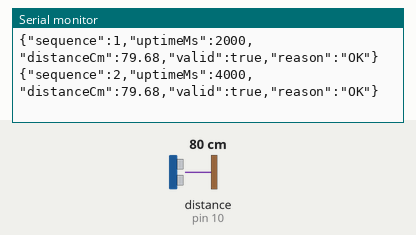
This sketch was run on a simulated Arduino Uno, built with avr-gcc and run on an emulated ATmega328P. Shown: the last lines printed to the serial monitor. Wiring (inferred from the names in the program): ultrasonic range finder: trigger pin 9; echo pin 10. Inputs (shaded band) come from the test bench; at power-on: distance to the obstacle (sensor on pin 10) 80 cm. The echo pulse lasts 58.3 µs per cm.

Above: at 4.8 s.
4.9 s: distance to the obstacle (sensor on pin 10) set to 4 cm
At 7.5 s:
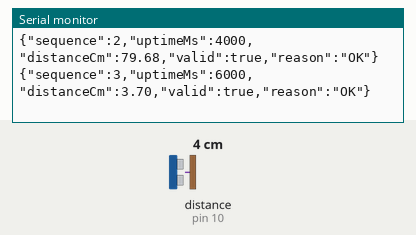
7.9 s: distance to the obstacle (sensor on pin 10) set to 2 cm
At 9.0 s:
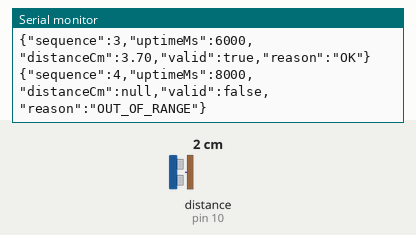

The sketch:

uno_smart_bin.ino
```cpp
#include <Arduino.h>

// Arduino Uno + HC-SR04: VCC=5V, GND=GND, TRIG=9, ECHO=10.
// USB serial only. No credentials, Wi-Fi, or backend logic live on the Uno.
const uint8_t TRIG_PIN = 9;
const uint8_t ECHO_PIN = 10;
const unsigned long ECHO_TIMEOUT_US = 25000UL;
const unsigned long SAMPLE_INTERVAL_MS = 2000UL;
unsigned long sequenceNumber = 0;
unsigned long lastSampleAt = 0;

void setup() {
  pinMode(TRIG_PIN, OUTPUT);
  pinMode(ECHO_PIN, INPUT);
  digitalWrite(TRIG_PIN, LOW);
  Serial.begin(9600);
}

void loop() {
  const unsigned long now = millis();
  if ((unsigned long)(now - lastSampleAt) < SAMPLE_INTERVAL_MS) return;
  lastSampleAt = now;
  digitalWrite(TRIG_PIN, LOW);
  delayMicroseconds(2);
  digitalWrite(TRIG_PIN, HIGH);
  delayMicroseconds(10);
  digitalWrite(TRIG_PIN, LOW);
  const unsigned long duration = pulseIn(ECHO_PIN, HIGH, ECHO_TIMEOUT_US);
  const float distanceCm = duration * 0.0343f / 2.0f;
  const bool valid = duration != 0 && distanceCm >= 2.0f && distanceCm <= 400.0f;

  Serial.print(F("{\"sequence\":")); Serial.print(++sequenceNumber);
  Serial.print(F(",\"uptimeMs\":")); Serial.print(now);
  Serial.print(F(",\"distanceCm\":"));
  if (valid) Serial.print(distanceCm, 2); else Serial.print(F("null"));
  Serial.print(F(",\"valid\":")); Serial.print(valid ? F("true") : F("false"));
  Serial.print(F(",\"reason\":\""));
  Serial.print(valid ? F("OK") : (duration == 0 ? F("NO_ECHO") : F("OUT_OF_RANGE")));
  Serial.println(F("\"}"));
}
```

Measured:
- the behaviour switches between 3 and 2 cm on distance to the obstacle (sensor on pin 10) (found by bisection; images 1 and 2)
- after the input at 4.9 s, the serial monitor: prints a new line after 1.1 s (image 1)
- after the input at 7.9 s, the serial monitor: prints a new line after 0.10 s (image 2)
